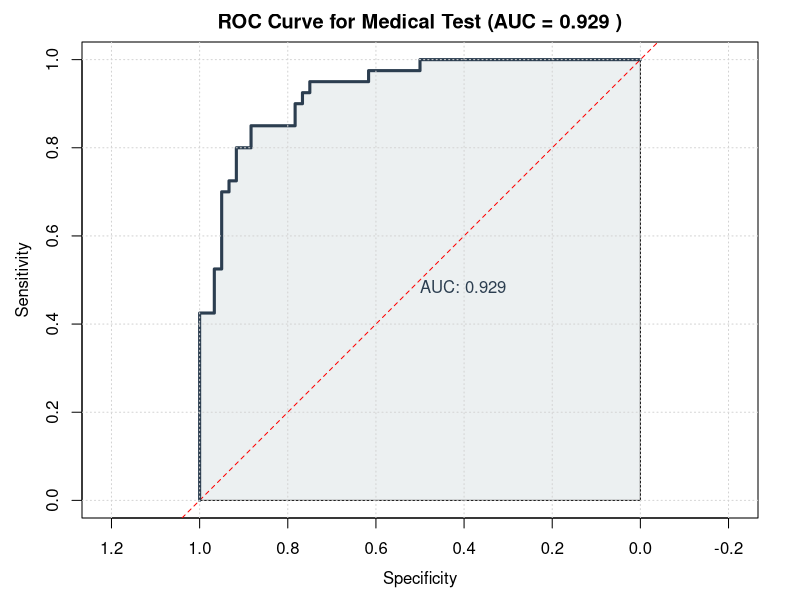

Source code (R):
if(!require(pROC)) install.packages("pROC")
library(pROC)
set.seed(123)
actual_labels <- c(rep(1, 40), rep(0, 60))

# Simulating predicted probabilities (higher for actual positives)
predicted_probs <- c(rnorm(40, mean = 0.7, sd = 0.2), 
                      rnorm(60, mean = 0.3, sd = 0.2))

# Ensure probabilities stay between 0 and 1
predicted_probs <- pmin(pmax(predicted_probs, 0), 1)

# 2. Create the ROC object
roc_curve <- roc(actual_labels, predicted_probs)
auc_value <- auc(roc_curve)


plot(roc_curve, 
     main = paste("ROC Curve for Medical Test (AUC =", round(auc_value, 3), ")"),
     col = "#2c3e50", 
     lwd = 3, 
     identity.col = "red", # Diagonal line (Random Guessing)
     identity.lty = 2,
     print.auc = TRUE,
     auc.polygon = TRUE, 
     auc.polygon.col = "#ecf0f1")

# Add grid for better readability
grid()
